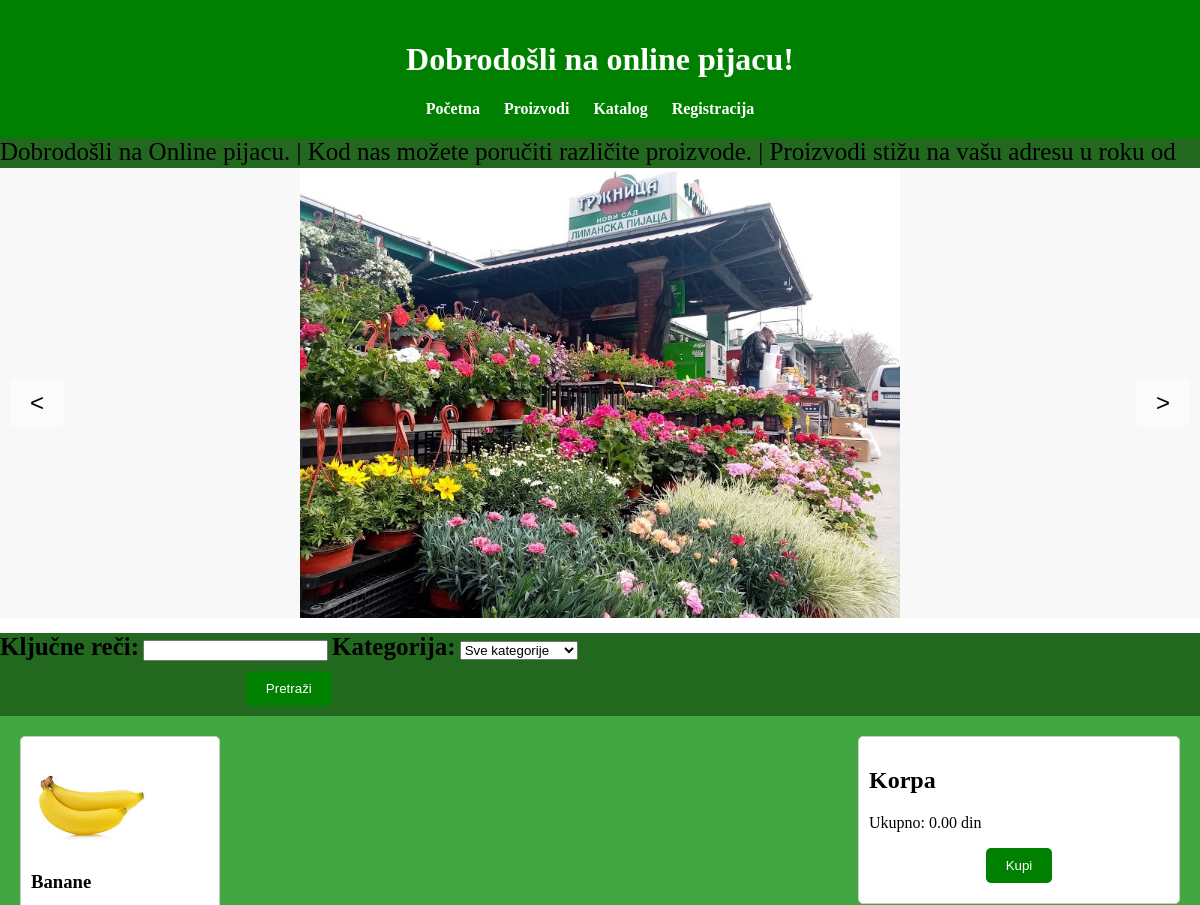
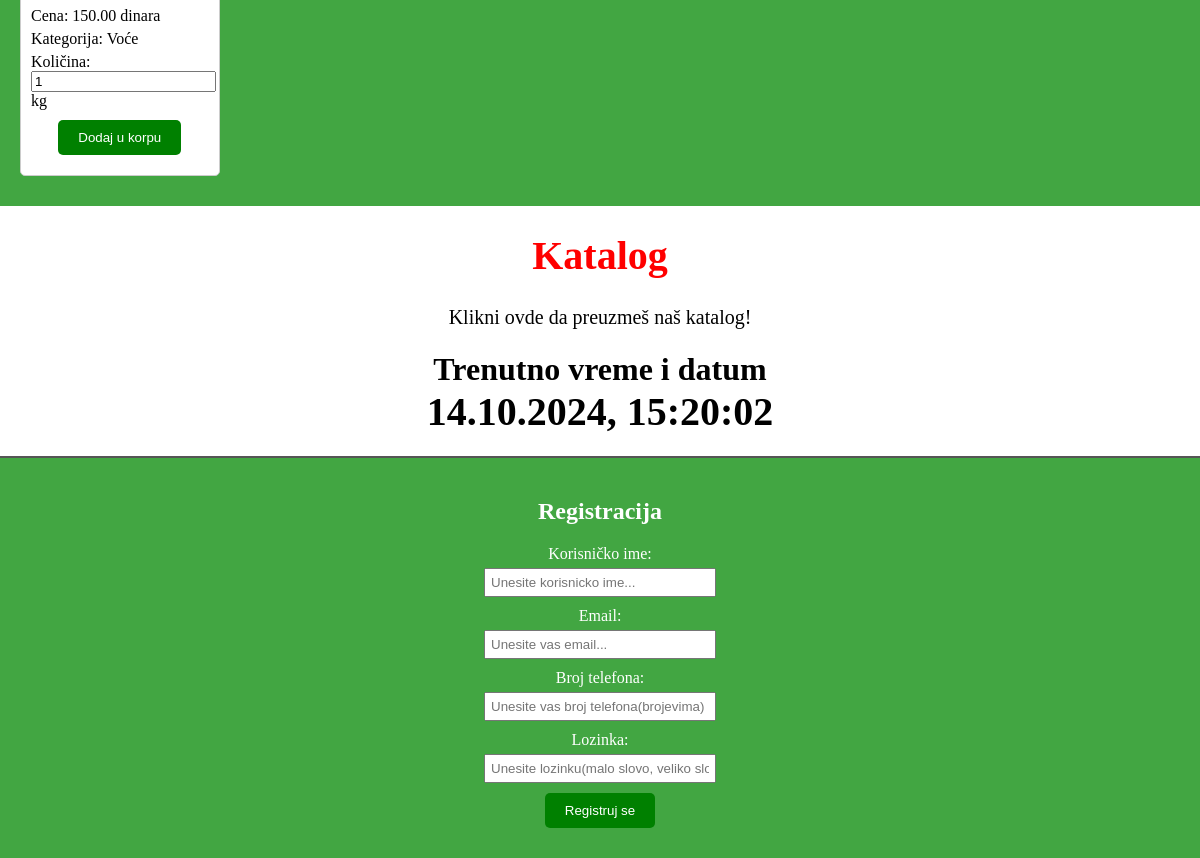
Screenshot of /index.php?kljucne-reci=Banane with the database file from the repository (2 pictures, top to bottom).
### tables this page shows
CREATE TABLE `proizvodi` (
  `id` int(11) NOT NULL,
  `ime` varchar(255) DEFAULT NULL,
  `cena` decimal(10,2) DEFAULT NULL,
  `kategorija` varchar(255) DEFAULT NULL,
  `slika` varchar(255) DEFAULT NULL,
  `jedinica` varchar(50) DEFAULT NULL
);

### index.php (the view, shortened to what this page needs)
<!DOCTYPE html>
<html lang="sr">
<head>
    <link rel="stylesheet" href="style.css">
</head>
<body>
<?php include 'bazapodataka.php'; ?>
<header>
        <h1>Dobrodošli na online pijacu!</h1>
        <nav>
            <ul>
                <li><a href="#">Početna</a></li>
                <li><a href="#proizvodi">Proizvodi</a></li>
                <li><a href="#preuzimanje">Katalog</a></li>
                <li><a href="#forma-registracija">Registracija</a></li>
            </ul>
        </nav>
</header>
<?php
    $marki_tekst = "Dobrodošli na Online pijacu. | Kod nas možete poručiti različite proizvode. | Proizvodi stižu na vašu adresu u roku od 2h. |";
    echo  "<marquee id='marki'>$marki_tekst</marquee>";
?>
    <div class="slider">
        <img src="pijace slike/liman.jpg" alt="Slika 1" class="trenutna-slika">
        <button id="prethodniBtn" class="dugme-slider prethodno-dugme">&lt;</button>
        <button id="sledeciBtn" class="dugme-slider sledece-dugme">&gt;</button>
    </div>
    <div id="pretraga">
    <form method="GET" action="<?php echo $_SERVER['PHP_SELF']; ?>">
    <label for="kljucne-reci">Ključne reči:</label>
    <input type="text" id="kljucne-reci" name="kljucne-reci">
    <label for="kategorija">Kategorija:</label>
    <select id="kategorija" name="kategorija">
        <option value="">Sve kategorije</option>
    </select>
    <button type="submit">Pretraži</button>
</form>
</div>
    <main>
    <section id="proizvodi">
<?php
if ($_SERVER["REQUEST_METHOD"] == "GET" && isset($_GET['kljucne-reci'])) {
    $kljucneReci = $_GET['kljucne-reci'];
    $sql = "SELECT * FROM proizvodi WHERE ime LIKE '%$kljucneReci%'";
    $rezultat = $conn->query($sql);
    if ($rezultat->num_rows > 0) {
        while($red = $rezultat->fetch_assoc()) {
            echo '<div class="proizvodi-kartica">';
            echo '<img src="' . $red["slika"] . '" alt="' . $red["ime"] . '">';
            echo '<h3>' . $red["ime"] . '</h3>';
            echo '<p>Cena: ' . $red["cena"] . ' dinara</p>';
            echo '<p>Kategorija: ' . $red["kategorija"] . '</p>';
            echo '<form class="dodaj-forma">';
            echo 'Količina: <input type="number" name="vidljiva-kolicina" value="1" min="1"> ' . $red["jedinica"];
            echo '<button type="button" onclick="dodajUKorpu(this)">Dodaj u korpu</button>';
            echo '</form>';
            echo '</div>';
        }
    } else {
        echo "Nema rezultata pretrage.";
    }
}
?>
</section>
        <section id="korpa">
            <h2>Korpa</h2>
            <p>Ukupno: <span id="ukupna-cena">0.00 din</span></p>
            <button id="dugme-kupovine" onclick="kupovina()">Kupi</button>
        </section>
    </main>
    <div id="preuzimanje">
    <h1>Katalog</h1>
    <a href="preuzmi_pdf.php">Klikni ovde da preuzmeš naš katalog!</a>
</div>
<div id="vreme">
    <h1>Trenutno vreme i datum <br><span id="sat"></span></h1>
</div>
        <footer>
    <h2>Registracija</h2>
    <form id="forma-registracija" action="obrada_podataka.php" method="POST">
        <label for="korisnicko_ime">Korisničko ime:</label>
        <input type="text" id="korisnicko_ime" name="korisnicko_ime" placeholder="Unesite korisnicko ime...">
        <label for="email">Email:</label>
        <input type="text" id="email" name="email" placeholder="Unesite vas email...">
        <label for="broj_telefona">Broj telefona:</label>
        <input type="tel" id="broj_telefona" name="broj_telefona" placeholder="Unesite vas broj telefona(brojevima)">
        <label for="lozinka">Lozinka:</label>
        <input type="password" id="lozinka" name="lozinka" placeholder="Unesite lozinku(malo slovo, veliko slovo, znak...)">
        <button type="submit">Registruj se</button>
    </form>
</footer>
</body>
</html>

### style.css (style rules this page uses)
html,body { margin: 0; padding: 0; }
header { background-color: green; color: #fff; padding: 20px; text-align: center; }
nav ul { list-style-type: none; padding: 0; margin: 0; }
nav ul li { display: inline; margin-right: 20px; }
nav ul li a { text-decoration: none; color: #fff; font-weight: bold; }
#marki { background-color: #22691f; color: #000; height: 30px; font-size: 25px; }
.slider { display: flex; justify-content: center; align-items: center; position: relative; background-color: #f8f8f8; }
.slider img { width:50%; display: block; }
.dugme-slider { position: absolute; top: 50%; transform: translateY(-50%); background-color: rgba(255, 255, 255, 0.5); border: none; font-size: 24px; color: #000; cursor: pointer; }
.prethodno-dugme { left: 10px; }
.sledece-dugme { right: 10px; }
#pretraga { background-color: #22691f; display: flex; align-items: center; margin-top: 15px; }
#pretraga label { font-size: 25px; font-weight: bold; }
main { background-color: rgb(66, 166, 66); display: flex; flex-wrap: wrap; justify-content: space-between; padding: 20px; position: relative; }
#proizvodi { flex: 1; display: flex; flex-wrap: wrap; width: 85%; }
#korpa { flex: 0 0 300px; border: 1px solid #ccc; padding: 10px; background-color: #fff; border-radius: 5px; margin-left: auto; height: 50%; position: sticky; top: 20px; max-height: calc(100% - 40px); overflow-y: auto; right: 0; }
.proizvodi-kartica { border: 1px solid #ccc; background-color: #fff; padding: 10px; margin-right: 10px; margin-bottom: 10px; border-radius: 5px; width: calc(25% - 10px); display: inline-block; box-sizing: border-box; }
.proizvodi-kartica img { width: 120px; height: 120px; }
.proizvodi-kartica h3 { margin-top: 0; }
.proizvodi-kartica p { margin: 5px 0; }
button { display: block; margin: 10px auto; padding: 10px 20px; background-color: green; color: #fff; border: none; border-radius: 5px; cursor: pointer; }
#preuzimanje { display: block; text-align: center; font-size: 20px; color: red; }
#preuzimanje a { color: black; text-decoration: none; }
#vreme { display: block; margin: auto; text-align: center; }
#sat { font-size: 40px; }
footer { background-color: rgb(66, 166, 66); color: #fff; text-align: center; padding: 20px; border-top: 2px solid #555; }
footer form { margin-bottom: 10px; }
footer label { display: block; margin-bottom: 5px; margin-top: 10px; }
footer input[type="text"], footer input[type="password"], footer input[type ="tel"], footer input[type="email"] { padding: 5px; width: 20%; box-sizing: border-box; margin: 0 auto; display: block; }
footer button[type="submit"] { background-color: green; color: #fff; border: none; padding: 10px 20px; cursor: pointer; border-radius: 5px; }

### rows the page displays
proizvodi: slika (picture), ime "Banane", cena "150.00", kategorija "Voće", jedinica "kg"

### other values shown
$marki_tekst "Dobrodošli na Online pijacu. | Kod nas možete poručiti različite proizvode. | Proizvodi stižu na vašu adresu u roku od…"
